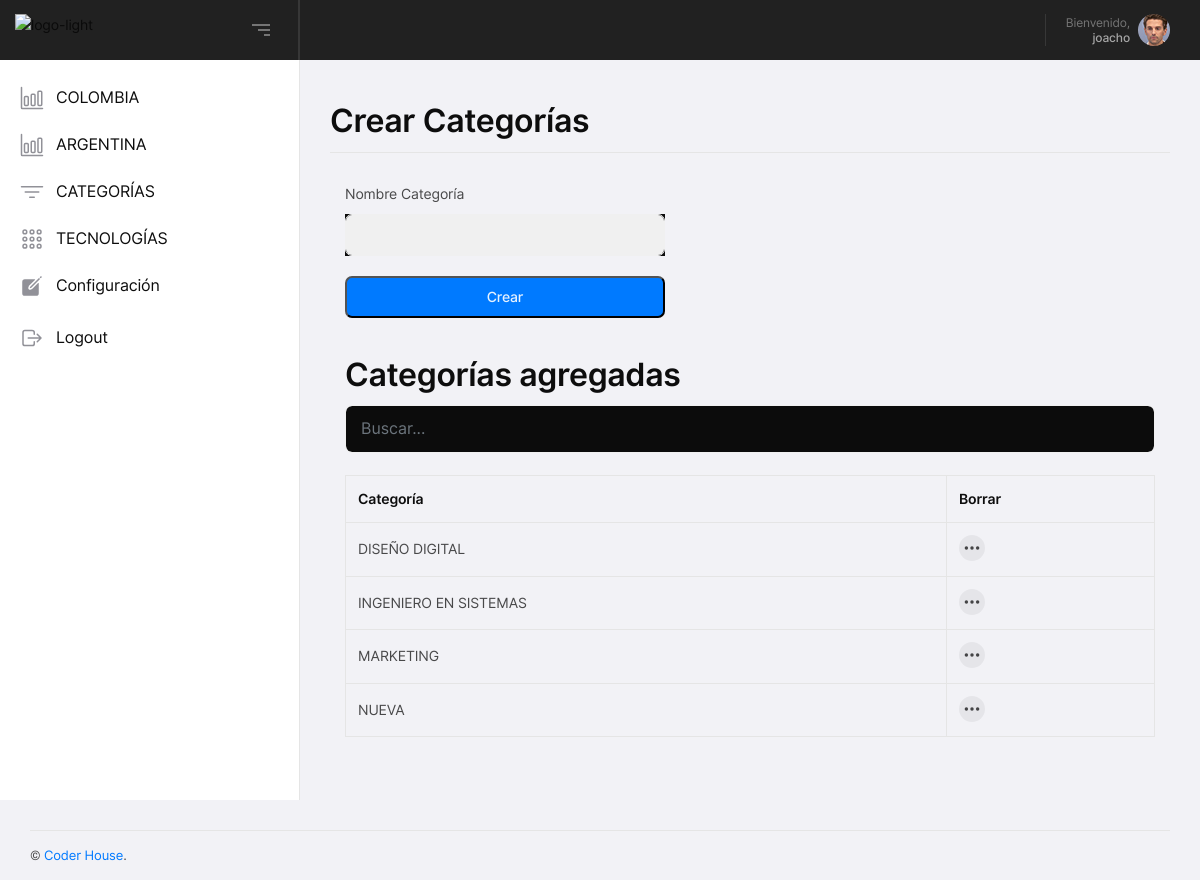
Before: /categorias (signed in) with the older database file.
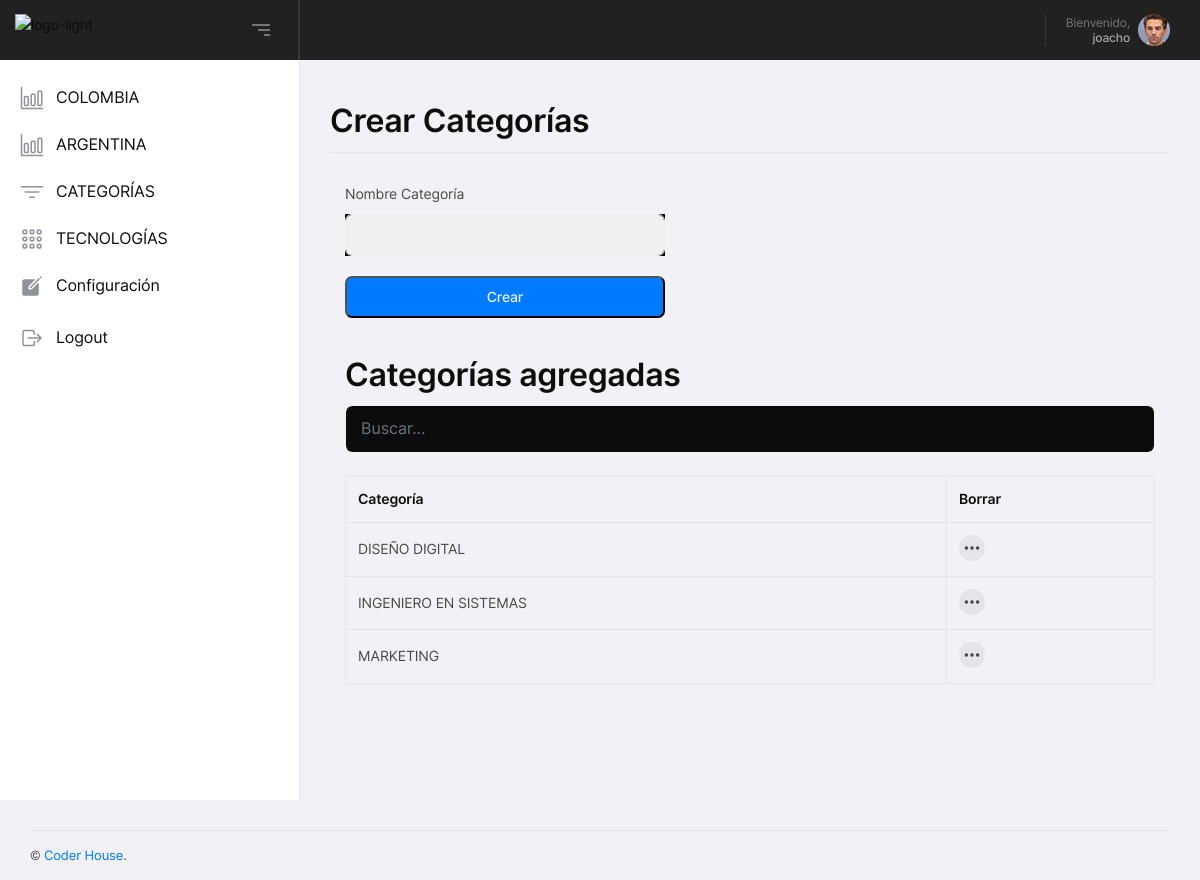
After: the same page with the newer database file.
### webapp/app/base/models.py (models this page shows, shortened)
class User(db.Model, UserMixin):
    __tablename__ = 'User'
    id = Column(Integer, primary_key=True)
    username = Column(String, unique=True)
    email = Column(String, unique=True)
    password = Column(Binary)

class Categorias(db.Model):
    __tablename__ = 'Categorias'
    id = Column(Integer, primary_key=True)
    nombre = Column(String, unique=True)
    def __repr__(self):
        return str(self.nombre)

### webapp/app/home/routes.py (the view, shortened to what this page needs)
@blueprint.route('/categorias', methods=['GET', 'POST'])
@login_required
def categorias():
    catego_form = CategoriaForm(request.form)
    categorias = Categorias.query.order_by(Categorias.nombre.asc()).all()
    return render_template( 'categorias.html',form=catego_form, categorias=categorias)

### webapp/app/base/forms.py
class CategoriaForm(FlaskForm):
    nombre = TextField    ('Nombre', id='nombre_categora'   , validators=[DataRequired()])

### webapp/app/__init__.py (called while the page is built, shortened)
def configure_database(app):
    @app.before_first_request
    def initialize_database():
        db.create_all()
    @app.teardown_request
    def shutdown_session(exception=None):
        db.session.remove()

def apply_themes(app):
    @app.context_processor
    def override_url_for():
        return dict(url_for=_generate_url_for_theme)
    def _generate_url_for_theme(endpoint, **values):
        return url_for(endpoint, **values)

### webapp/app/base/models.py (called while the page is built)
@login_manager.user_loader
def user_loader(id):
    return User.query.filter_by(id=id).first()

### webapp/app/home/templates/categorias.html (shortened to what this page needs)
{% extends "layouts/base.html" %}
{% block stylesheets %}
  <link rel="stylesheet" type="text/css" href="/static/assets/css/jqvmap.min.css" />
{% endblock stylesheets %}
{% block content %}
    <div class="yoo-height-b30 yoo-height-lg-b30"></div>
    <div class="container-fluid">
      <div class="yoo-uikits-heading">
        <h2 class="yoo-uikits-title">Crear Categorías</h2>
      </div>
    </div>
    <div class="yoo-height-b30 yoo-height-lg-b30"></div>
    <div class="container-fluid">
        <div class="col-lg-5">
        <div class="yoo-vertical-middle">
          <div class="yoo-vertical-middle-in">
            <form method="post" action="" class="yoo-form yoo-style1">
              <div class="row">
                <div class="col-lg-12">
                <label for="email">Nombre Categoría</label>
                  <div class="form-group level-up form-group-md text-white-50 bg-dark">
                    {{ form.nombre(class="form-control") }}
                  </div>
                </div>
                <div class="col-lg-12">
                  <button type="submit" name="crear"
                          class="yoo-form-btn yoo-style1 yoo-color1"><span>Crear</span>
                  </button>
                  <br />
                </div>
              </div>
            </form>
          </div>
        </div>
      </div>
            <div class="container mt-3">
              <h2>Categorías agregadas</h2>
              <input class="form-control text-white-50 bg-dark" id="myInput" type="text" placeholder="Buscar...">
              <br>
              <table class="table table-bordered">
                <thead>
                  <tr>
                    <th>Categoría</th>
                     <th>Borrar</th>
                  </tr>
                </thead>
                <tbody id="myTable">
                  {% for item in categorias%}
                        <tr>
                          <td>{{item}}</td>
                            <td>
                                  <button class="yoo-table-action-btn yoo-style1" type="button" data-toggle="dropdown" aria-haspopup="true" aria-expanded="false"><ion-icon name="ellipsis-horizontal"></ion-icon></button>
                                </td>
                        </tr>
                      {% endfor %}
                </tbody>
              </table>
            </div>
      </div>
                    <div class="yoo-height-b20 yoo-height-lg-b20">
                    </div>
              </div>
    <div class="yoo-height-b30 yoo-height-lg-b30"></div>
{% endblock content %}

### webapp/app/base/templates/layouts/base.html (shortened to what this page needs)
<!DOCTYPE html>
<html class="no-js" lang="en">
<head>
  <link rel="stylesheet" type="text/css" href="/static/assets/css/bootstrap.min.css" />
  <link rel="stylesheet" type="text/css" href="/static/assets/css/iDashboard.css" />
  {% block stylesheets %}{% endblock stylesheets %}
</head>
<body>
  {% include 'includes/navigation.html' %}
  {% include 'includes/sidebar.html' %}
  <div class="yoo-content yoo-style1">
    {% block content %}{% endblock content %}
    {% include 'includes/footer.html' %}
</body>
</html>

### webapp/app/base/templates/includes/navigation.html (shortened to what this page needs)
  <div class="yoo-height-b60 yoo-height-lg-b60"></div>
  <header class="yoo-header yoo-style1 yoo-sticky-menu">
    <div class="yoo-main-header">
      <div class="yoo-main-header-in">
        <div class="yoo-main-header-left">
          <a href="/"
             class="yoo-logo-link yoo-light-logo">
            <img src="https://res.cloudinary.com/hdsqazxtw/image/upload/v1557348830/coderhouse_avkeo7.svg" alt="logo-light" /></a>
        </div>
        <div class="yoo-main-header-right">
          <ul class="yoo-ex-nav yoo-style1 yoo-flex yoo-mp0">
            <li>
              <div class="yoo-toggle-body yoo-profile-nav yoo-style1">
                <div class="yoo-toggle-btn yoo-profile-nav-btn">
                  <div class="yoo-profile-nav-text">
                    <span>Bienvenido,</span>
                    <h4>
                        {{ current_user.username }}
                    </h4>
                  </div>
                  <div class="yoo-profile-nav-img">
                    <img src="/static/assets/img/profile-pic.png" alt="profile">
                  </div>
                </div>
              </div>
            </li>
          </ul>
        </div>
      </div>
    </div>
  </header>

### webapp/app/base/templates/includes/sidebar.html
  <div class="yoo-sidebarheader-toggle">
    <div class="yoo-button-bar1"></div>
    <div class="yoo-button-bar2"></div>
    <div class="yoo-button-bar3"></div>
  </div>
  <div class="yoo-sidebarheader">
    <div class="yoo-add">
    </div>
    <div class="yoo-sidebarheader-in" data-scrollbar>
      <div class="yoo-sidebar-nav">
        <ul class="yoo-sidebar-nav-list yoo-mp0">
          <li >
            <a href="/colombia">
              <span class="yoo-sidebar-link-title">
                <span class="yoo-sidebar-link-icon yoo-style1"><ion-icon name="bar-chart-outline"></ion-icon></span>
                <span class="yoo-sidebar-link-text">COLOMBIA</span>
              </span>
            </a>
          </li>
           <li>
            <a href="/argentina">
              <span class="yoo-sidebar-link-title">
                <span class="yoo-sidebar-link-icon yoo-style1"><ion-icon name="bar-chart-outline"></ion-icon></span>
                <span class="yoo-sidebar-link-text">ARGENTINA</span>
              </span>
            </a>
          </li>
          <li>
            <a href="/categorias">
              <span class="yoo-sidebar-link-title">
                <span class="yoo-sidebar-link-icon yoo-style1"><ion-icon name="filter-outline"></ion-icon></span>
                <span class="yoo-sidebar-link-text">CATEGORÍAS</span>
              </span>
            </a>
          </li>
           <li>
            <a href="/tecnologias">
              <span class="yoo-sidebar-link-title">
                <span class="yoo-sidebar-link-icon yoo-style1"><ion-icon name="apps-outline"></ion-icon></span>
                <span class="yoo-sidebar-link-text">TECNOLOGÍAS</span>
              </span>
            </a>
          </li>
          <li>
            <a href="/configuracion">
              <span class="yoo-sidebar-link-title">
                <span class="yoo-sidebar-link-icon yoo-style1"><ion-icon name="create"></ion-icon></span>
                <span class="yoo-sidebar-link-text">Configuración</span>
              </span>
            </a>
          </li>
          <li>
          <li>
            <a href={{ url_for('base_blueprint.logout') }} >
              <span class="yoo-sidebar-link-title">
                <span class="yoo-sidebar-link-icon yoo-style1"><ion-icon name="log-out-outline"></ion-icon></span>
                <span class="yoo-sidebar-link-text">Logout</span>
              </span>
            </a>
          </li>
        </ul>
      </div>
    </div>
  </div>

### webapp/app/base/templates/includes/footer.html
    <footer class="yoo-footer yoo-style1" align="center">
        <div class="container-fluid" align="center">
            <div class="yoo-footer-content" align="center">
                <div class="yoo-copyride" align="center">
                    &copy; <a href="https://www.coderhouse.com/" >Coder House</a>.
                </div>
            </div>
        </div>
    </footer>

Changed rows visible on the page:
removed Categorias: nombre "NUEVA"
